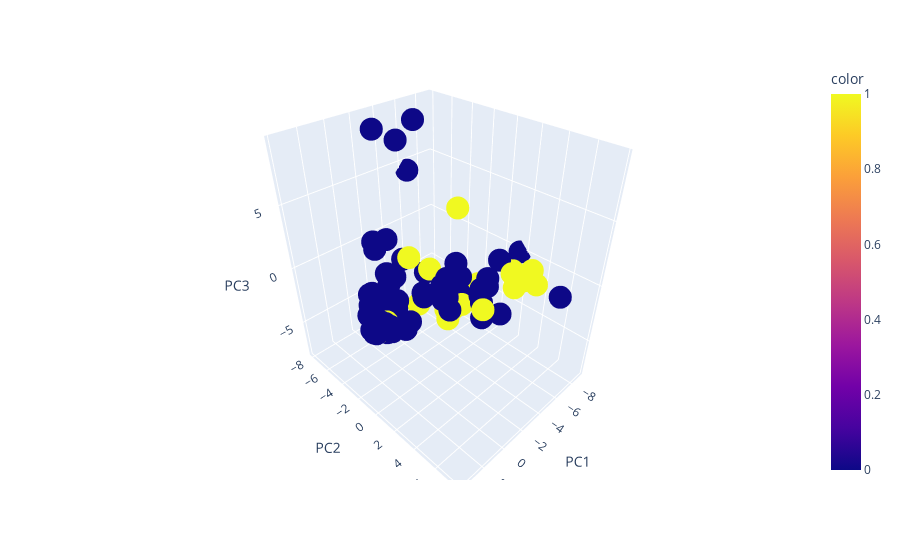

Notebook code for this chart:
### Code cell
fig = px.scatter_3d(X_train_std, x='PC1', y='PC2', z='PC3',
              color=y_train)
fig.show()
